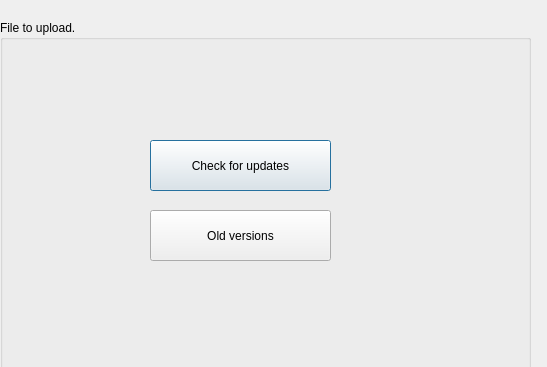
<?xml version="1.0" encoding="UTF-8"?>
<ui version="4.0">
 <class>After_login</class>
 <widget class="QDialog" name="After_login">
  <property name="geometry">
   <rect>
    <x>0</x>
    <y>0</y>
    <width>547</width>
    <height>367</height>
   </rect>
  </property>
  <property name="windowTitle">
   <string>Dialog</string>
  </property>
  <widget class="QGroupBox" name="groupBox">
   <property name="geometry">
    <rect>
     <x>0</x>
     <y>20</y>
     <width>531</width>
     <height>351</height>
    </rect>
   </property>
   <property name="title">
    <string>File to upload.</string>
   </property>
   <widget class="QPushButton" name="pushButton">
    <property name="geometry">
     <rect>
      <x>150</x>
      <y>120</y>
      <width>181</width>
      <height>51</height>
     </rect>
    </property>
    <property name="text">
     <string>Check for updates</string>
    </property>
   </widget>
   <widget class="QPushButton" name="pushButton_2">
    <property name="geometry">
     <rect>
      <x>150</x>
      <y>190</y>
      <width>181</width>
      <height>51</height>
     </rect>
    </property>
    <property name="text">
     <string>Old versions</string>
    </property>
   </widget>
  </widget>
 </widget>
 <resources/>
 <connections/>
</ui>
